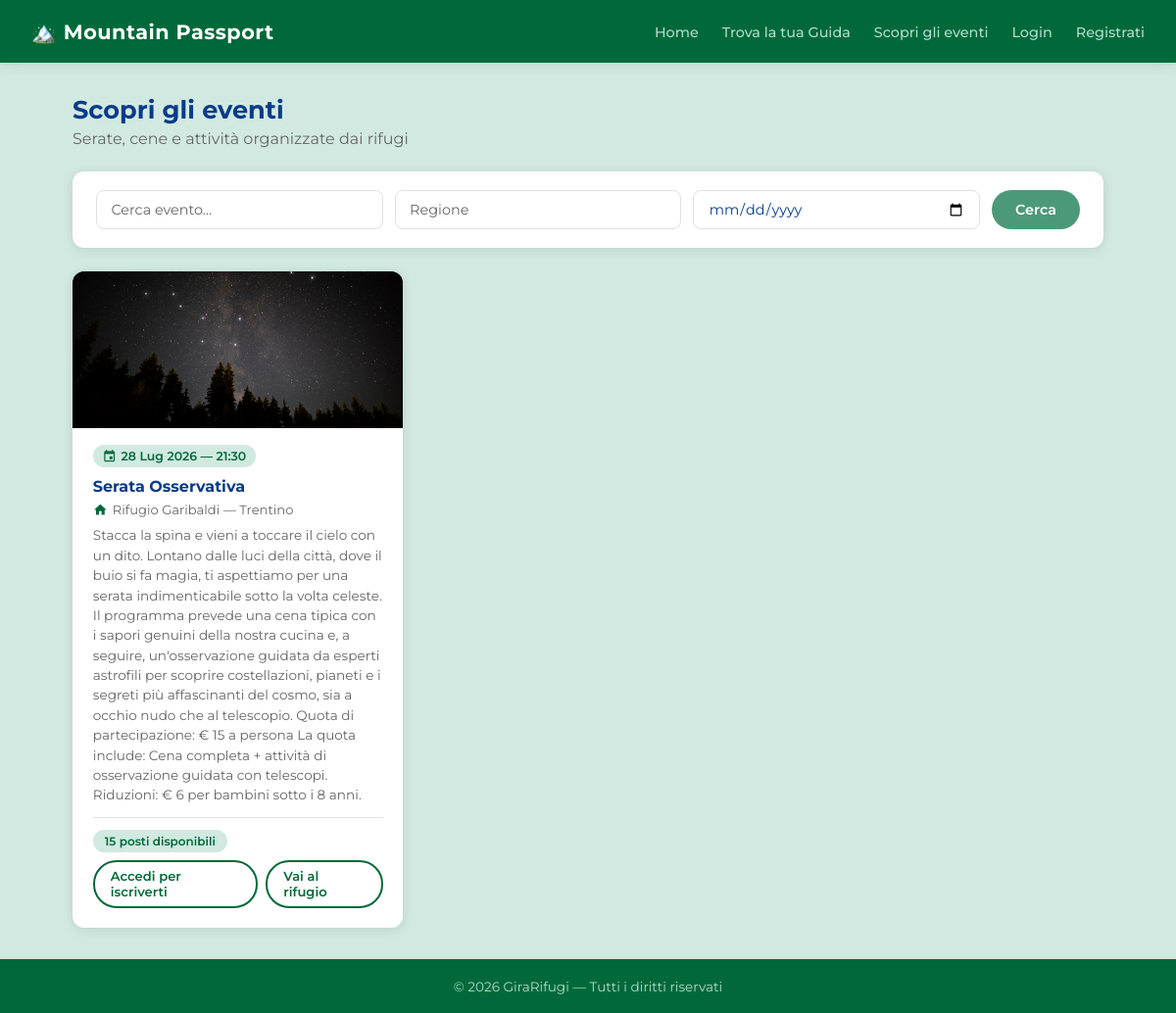
Before: /eventi/ with the older database file.
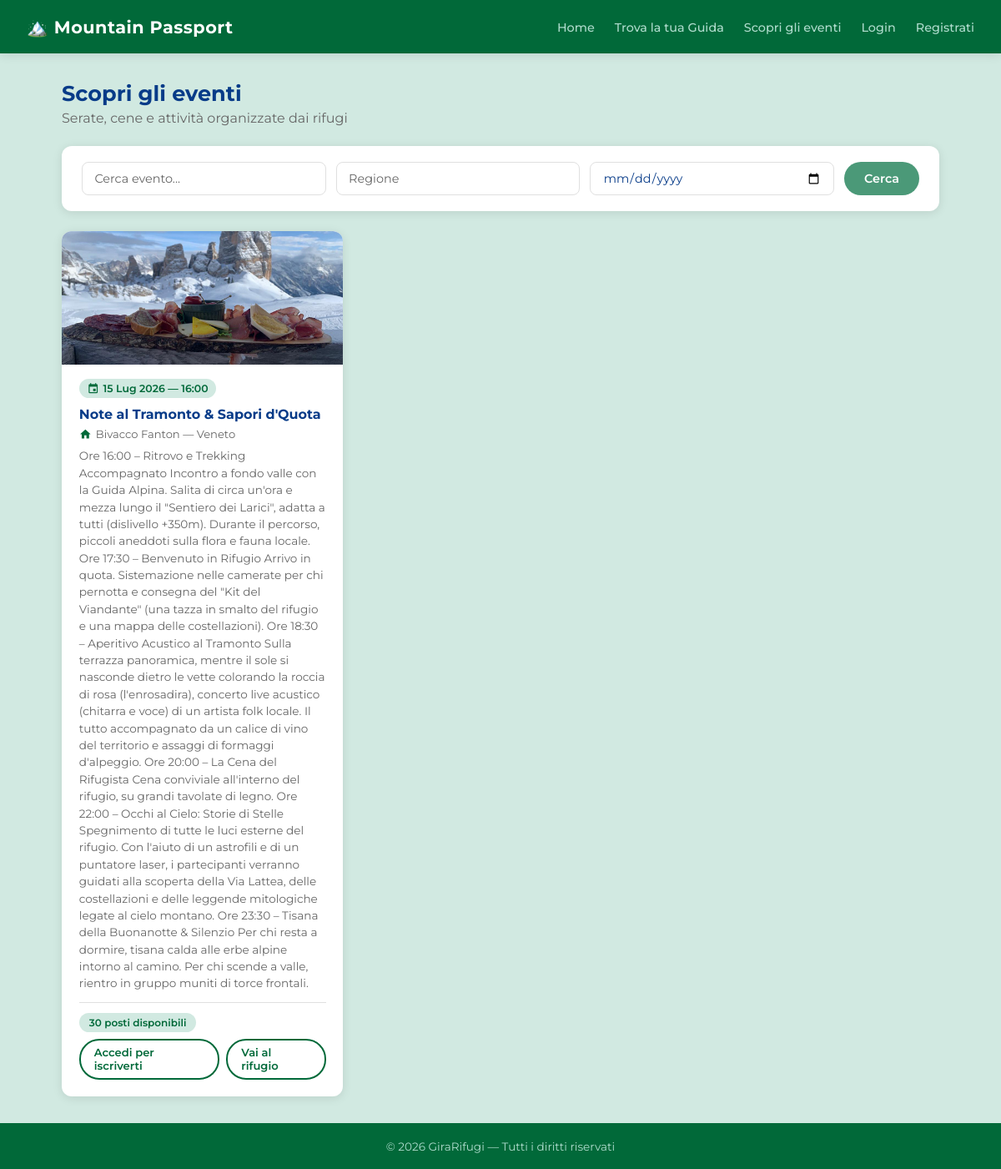
After: the same page with the newer database file.
### rifugi/models.py (models this page shows, shortened)
class Evento(models.Model):
    rifugio = models.ForeignKey(
        Rifugio,
        on_delete=models.CASCADE,
        related_name='eventi'
    )
    titolo = models.CharField(max_length=200)
    descrizione = models.TextField(blank=True)
    data = models.DateField()
    ora = models.TimeField(blank=True, null=True)
    posti_disponibili = models.IntegerField(default=0)
    immagine = models.ImageField(upload_to='eventi/', blank=True, null=True)
    class Meta:
        verbose_name_plural = "Eventi"
        ordering = ['data']

class Rifugio(models.Model):
    nome = models.CharField(max_length=200)
    localita = models.CharField(max_length=200)
    altitudine = models.IntegerField()
    latitudine = models.FloatField()
    longitudine = models.FloatField()
    regione = models.CharField(max_length=100)
    TIPO_CHOICES = [
        ('RIFUGIO', 'Rifugio'),
        ('BIVACCO', 'Bivacco'),
        ('CAPANNA', 'Capanna'),
    ]
    tipo = models.CharField(max_length=20, choices=TIPO_CHOICES, default='RIFUGIO')
    descrizione = models.TextField(blank=True)
    posti_letto = models.IntegerField(default=0)
    posti_disponibili = models.IntegerField(default=0)
    immagine = models.ImageField(upload_to='rifugi/', blank=True, null=True)
    qr_uuid = models.UUIDField(default=uuid.uuid4, unique=True, editable=False)
    STATO_CHOICES = [
        ('in_attesa', 'In attesa'),
        ('approvato', 'Approvato'),
    ]
    stato = models.CharField(max_length=20, choices=STATO_CHOICES, default='in_attesa')
    gestore = models.ForeignKey(
        User,
        on_delete=models.SET_NULL,
        null=True,
        blank=True,
        related_name='rifugi'
    )
    class Meta:
        verbose_name_plural = "Rifugi"

### rifugi/views.py (the view)
# urls.py: path('eventi/', views.eventi, name='eventi'),
def eventi(request):
    from datetime import date
    qs = Evento.objects.select_related('rifugio').filter(data__gte=date.today())
    q = request.GET.get('q', '')
    regione = request.GET.get('regione', '')
    dal = request.GET.get('dal', '')
    if q:
        qs = qs.filter(titolo__icontains=q)
    if regione:
        qs = qs.filter(rifugio__regione__icontains=regione)
    if dal:
        qs = qs.filter(data__gte=dal)
    iscrizioni_utente = []
    if request.user.is_authenticated:
        from .models import IscrizioneEvento
        iscrizioni_utente = list(
            IscrizioneEvento.objects.filter(escursionista=request.user).values_list('evento_id', flat=True)
        )
    return render(request, 'eventi.html', {
        'eventi': qs,
        'iscrizioni_utente': iscrizioni_utente,
        'q': q, 'regione': regione, 'dal': dal,
    })

### templates/eventi.html (shortened to what this page needs)
{% extends 'base.html' %}
{% block content %}
<div class="page-header">
    <h2>Scopri gli eventi</h2>
    <p>Serate, cene e attività organizzate dai rifugi</p>
</div>
<div class="search-bar" style="margin-bottom:1.5rem;">
    <form method="get" style="display:flex; gap:0.75rem; flex-wrap:wrap; width:100%;">
        <input type="text" name="q" placeholder="Cerca evento..." value="{{ q }}">
        <input type="text" name="regione" placeholder="Regione" value="{{ regione }}">
        <input type="date" name="dal" value="{{ dal }}">
        <button type="submit" class="btn btn-primary">Cerca</button>
    </form>
</div>
{% if eventi %}
<div class="eventi-grid">
    {% for evento in eventi %}
    <div class="evento-card">
        {% if evento.immagine %}
            <img src="{{ evento.immagine.url }}" alt="{{ evento.titolo }}">
        {% elif evento.rifugio.immagine %}
            <img src="{{ evento.rifugio.immagine.url }}" alt="{{ evento.titolo }}">
        {% else %}
            <div class="evento-card-placeholder"></div>
        {% endif %}
        <div class="evento-card-body">
            <div class="evento-data-badge">
                <span class="material-icons">event</span>
                {{ evento.data|date:"d M Y" }}{% if evento.ora %} — {{ evento.ora|time:"H:i" }}{% endif %}
            </div>
            <h3>{{ evento.titolo }}</h3>
            <p class="evento-rifugio">
                <span class="material-icons">home</span>
                {{ evento.rifugio.nome }} — {{ evento.rifugio.regione }}
            </p>
            {% if evento.descrizione %}
            <p class="evento-descrizione">{{ evento.descrizione }}</p>
            {% endif %}
            <div class="evento-footer">
                <span class="badge {% if evento.posti_disponibili > 0 %}badge-green{% else %}badge-red{% endif %}">
                    {% if evento.posti_disponibili > 0 %}
                        {{ evento.posti_disponibili }} posti disponibili
                    {% else %}
                        Sold out
                    {% endif %}
                </span>
                <div style="display:flex; gap:0.5rem; align-items:center;">
                    {% if user.is_authenticated and user.groups.all.0.name == 'Escursionista' %}
                        {% if evento.pk in iscrizioni_utente %}
                        <span class="badge badge-green">
                            <span class="material-icons" style="font-size:0.85rem; vertical-align:middle;">check</span>
                            Iscritto
                        </span>
                        {% elif evento.posti_disponibili > 0 %}
                        <form method="post" action="{% url 'iscriviti_evento' evento.pk %}">
                            {% csrf_token %}
                            <button type="submit" class="btn btn-primary btn-sm">Iscriviti</button>
                        </form>
                        {% endif %}
                    {% elif not user.is_authenticated %}
                    <a href="/accounts/login/" class="btn btn-outline btn-sm">Accedi per iscriverti</a>
                    {% endif %}
                    <a href="{% url 'rifugio' evento.rifugio.pk %}" class="btn btn-outline btn-sm">Vai al rifugio</a>
                </div>
            </div>
        </div>
    </div>
    {% endfor %}
</div>
{% else %}
<div class="empty-state">
    <span class="material-icons">event_busy</span>
    <p>Nessun evento trovato.</p>
</div>
{% endif %}
{% endblock %}

Changed rows visible on the page:
removed Evento: immagine (picture), data "28 Lug 2026", ora "21:30", titolo "Serata Osservativa", rifugio.nome "Rifugio Garibaldi", rifugio.regione "Trentino", descrizione "Stacca la spina e vieni a toccare il cielo con un dito. Lontano dalle luci della città, dove il buio si fa magia, ti aspettiamo per una serata indimenticabile sotto la volta celeste. Il programma prevede una cena tipica con i sapori genuini della nostra cucina e, a seguire, un'osservazione guidata da esperti astrofili per scoprire costellazioni, pianeti e i segreti più affascinanti del cosmo, sia a occhio nudo che al telescopio. Quota di partecipazione: € 15 a persona La quota include: Cena completa + attività di osservazione guidata con telescopi. Riduzioni: € 6 per bambini sotto i 8 anni.", posti_disponibili "15"
added Evento: immagine (picture), data "15 Lug 2026", ora "16:00", titolo "Note al Tramonto & Sapori d'Quota", rifugio.nome "Bivacco Fanton", rifugio.regione "Veneto", descrizione "Ore 16:00 – Ritrovo e Trekking Accompagnato Incontro a fondo valle con la Guida Alpina. Salita di circa un'ora e mezza lungo il \"Sentiero dei Larici\", adatta a tutti (dislivello +350m). Durante il percorso, piccoli aneddoti sulla flora e fauna locale. Ore 17:30 – Benvenuto in Rifugio Arrivo in quota. Sistemazione nelle camerate per chi pernotta e consegna del \"Kit del Viandante\" (una tazza in smalto del rifugio e una mappa delle costellazioni). Ore 18:30 – Aperitivo Acustico al Tramonto Sulla terrazza panoramica, mentre il sole si nasconde dietro le vette colorando la roccia di rosa (l'enrosadira), concerto live acustico (chitarra e voce) di un artista folk locale. Il tutto accompagnato da…", posti_disponibili "30"
